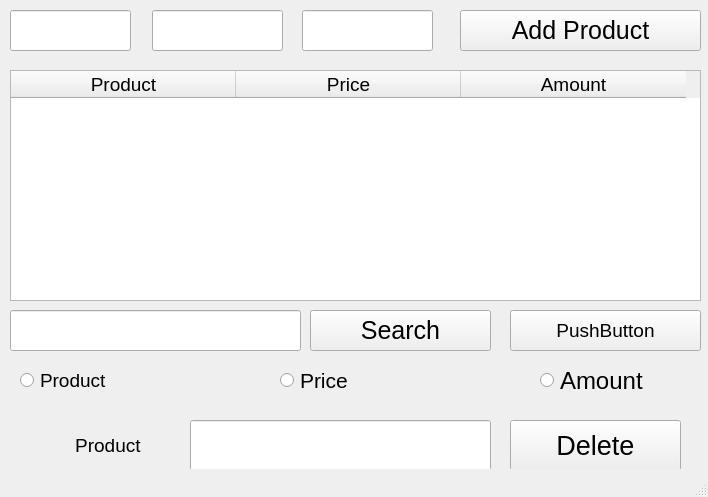
<?xml version="1.0" encoding="UTF-8"?>
<ui version="4.0">
 <class>MainWindow</class>
 <widget class="QMainWindow" name="MainWindow">
  <property name="geometry">
   <rect>
    <x>0</x>
    <y>0</y>
    <width>708</width>
    <height>497</height>
   </rect>
  </property>
  <property name="font">
   <font>
    <pointsize>14</pointsize>
   </font>
  </property>
  <property name="windowTitle">
   <string>MainWindow</string>
  </property>
  <widget class="QWidget" name="centralwidget">
   <widget class="QLineEdit" name="lineEdit">
    <property name="geometry">
     <rect>
      <x>10</x>
      <y>10</y>
      <width>121</width>
      <height>41</height>
     </rect>
    </property>
   </widget>
   <widget class="QLineEdit" name="lineEdit_2">
    <property name="geometry">
     <rect>
      <x>302</x>
      <y>10</y>
      <width>131</width>
      <height>41</height>
     </rect>
    </property>
   </widget>
   <widget class="QLineEdit" name="lineEdit_3">
    <property name="geometry">
     <rect>
      <x>152</x>
      <y>10</y>
      <width>131</width>
      <height>41</height>
     </rect>
    </property>
   </widget>
   <widget class="QPushButton" name="pushButton">
    <property name="geometry">
     <rect>
      <x>460</x>
      <y>10</y>
      <width>241</width>
      <height>41</height>
     </rect>
    </property>
    <property name="font">
     <font>
      <pointsize>19</pointsize>
     </font>
    </property>
    <property name="text">
     <string>Add Product</string>
    </property>
   </widget>
   <widget class="QTableWidget" name="tableWidget">
    <property name="geometry">
     <rect>
      <x>10</x>
      <y>70</y>
      <width>691</width>
      <height>231</height>
     </rect>
    </property>
    <attribute name="horizontalHeaderDefaultSectionSize">
     <number>225</number>
    </attribute>
    <column>
     <property name="text">
      <string>Product</string>
     </property>
    </column>
    <column>
     <property name="text">
      <string>Price</string>
     </property>
    </column>
    <column>
     <property name="text">
      <string>Amount</string>
     </property>
    </column>
   </widget>
   <widget class="QLineEdit" name="lineEdit_4">
    <property name="geometry">
     <rect>
      <x>10</x>
      <y>310</y>
      <width>291</width>
      <height>41</height>
     </rect>
    </property>
   </widget>
   <widget class="QPushButton" name="pushButton_2">
    <property name="geometry">
     <rect>
      <x>310</x>
      <y>310</y>
      <width>181</width>
      <height>41</height>
     </rect>
    </property>
    <property name="font">
     <font>
      <pointsize>19</pointsize>
     </font>
    </property>
    <property name="text">
     <string>Search</string>
    </property>
   </widget>
   <widget class="QPushButton" name="pushButton_3">
    <property name="geometry">
     <rect>
      <x>510</x>
      <y>310</y>
      <width>191</width>
      <height>41</height>
     </rect>
    </property>
    <property name="text">
     <string>PushButton</string>
    </property>
   </widget>
   <widget class="QRadioButton" name="radioButton">
    <property name="geometry">
     <rect>
      <x>20</x>
      <y>360</y>
      <width>112</width>
      <height>41</height>
     </rect>
    </property>
    <property name="text">
     <string>Product</string>
    </property>
   </widget>
   <widget class="QRadioButton" name="radioButton_2">
    <property name="geometry">
     <rect>
      <x>280</x>
      <y>360</y>
      <width>131</width>
      <height>41</height>
     </rect>
    </property>
    <property name="font">
     <font>
      <pointsize>16</pointsize>
     </font>
    </property>
    <property name="text">
     <string>Price</string>
    </property>
   </widget>
   <widget class="QRadioButton" name="radioButton_3">
    <property name="geometry">
     <rect>
      <x>540</x>
      <y>360</y>
      <width>112</width>
      <height>41</height>
     </rect>
    </property>
    <property name="font">
     <font>
      <pointsize>18</pointsize>
     </font>
    </property>
    <property name="text">
     <string>Amount</string>
    </property>
   </widget>
   <widget class="QLabel" name="label">
    <property name="geometry">
     <rect>
      <x>12</x>
      <y>420</y>
      <width>161</width>
      <height>51</height>
     </rect>
    </property>
    <property name="font">
     <font>
      <pointsize>14</pointsize>
     </font>
    </property>
    <property name="styleSheet">
     <string notr="true"/>
    </property>
    <property name="text">
     <string>            Product</string>
    </property>
   </widget>
   <widget class="QLineEdit" name="lineEdit_5">
    <property name="geometry">
     <rect>
      <x>190</x>
      <y>420</y>
      <width>301</width>
      <height>51</height>
     </rect>
    </property>
   </widget>
   <widget class="QPushButton" name="pushButton_4">
    <property name="geometry">
     <rect>
      <x>510</x>
      <y>420</y>
      <width>171</width>
      <height>51</height>
     </rect>
    </property>
    <property name="font">
     <font>
      <pointsize>20</pointsize>
     </font>
    </property>
    <property name="text">
     <string>Delete</string>
    </property>
   </widget>
  </widget>
  <widget class="QStatusBar" name="statusbar"/>
 </widget>
 <resources/>
 <connections/>
</ui>
